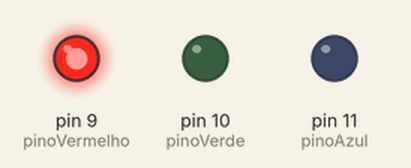
Recording of a sketch running on a simulated Arduino Uno, built with avr-gcc and run on an emulated ATmega328P. Shown: output pins drawn as LEDs (lit = HIGH).

Above: at 0.5 s.
At 2.5 s:
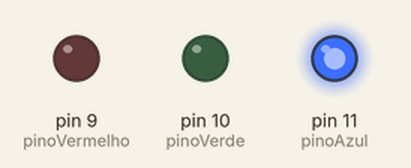
At 3.5 s:
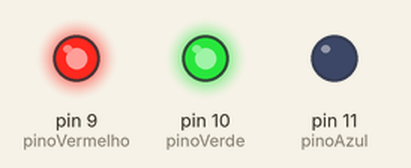
At 4.5 s:
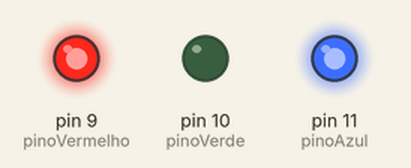
At 6.5 s:
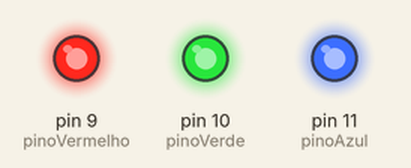
At 9.5 s:
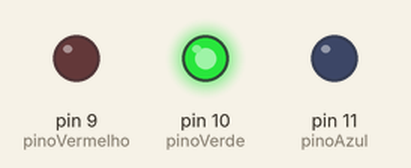
Timing chart, 0 to 10.4 s (numbered marks = the images above):
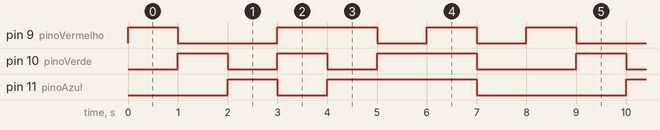

The sketch:

sketch.ino
```cpp
const int pinoVermelho = 9;
const int pinoVerde = 10;
const int pinoAzul = 11;

void setup() {
}

void setColor(int r, int g, int b) {
  analogWrite(pinoVermelho, r);
  analogWrite(pinoVerde, g);
  analogWrite(pinoAzul, b);
}

void loop() {
  // Vermelho
  setColor(255, 0, 0);
  delay(1000);

  // Verde
  setColor(0, 255, 0);
  delay(1000);

  // Azul
  setColor(0, 0, 255);
  delay(1000);

  // Amarelo (Vermelho + Verde)
  setColor(255, 255, 0);
  delay(1000);

  // Magenta (Vermelho + Azul)
  setColor(255, 0, 255);
  delay(1000);

  // Ciano (Verde + Azul)
  setColor(0, 255, 255);
  delay(1000);

  // Branco (Vermelho + Verde + Azul)
  setColor(255, 255, 255);
  delay(1000);

  // Apagar (Preto)
  setColor(0, 0, 0);
  delay(1000);
}
```

Measured:
- by itself, pin 9 (pinoVermelho): repeats every 8.0 s: LOW 2.0 s, HIGH 2.0 s, 2 × (LOW 1.0 s, HIGH 1.0 s)
- by itself, pin 10 (pinoVerde): repeats every 8.0 s: LOW 1.0 s, HIGH 1.0 s, LOW 1.0 s, HIGH 2.0 s, LOW 2.0 s, HIGH 1.0 s
- by itself, pin 11 (pinoAzul): repeats every 8.0 s: LOW 1.0 s, HIGH 3.0 s, LOW 3.0 s, HIGH 1.0 s
